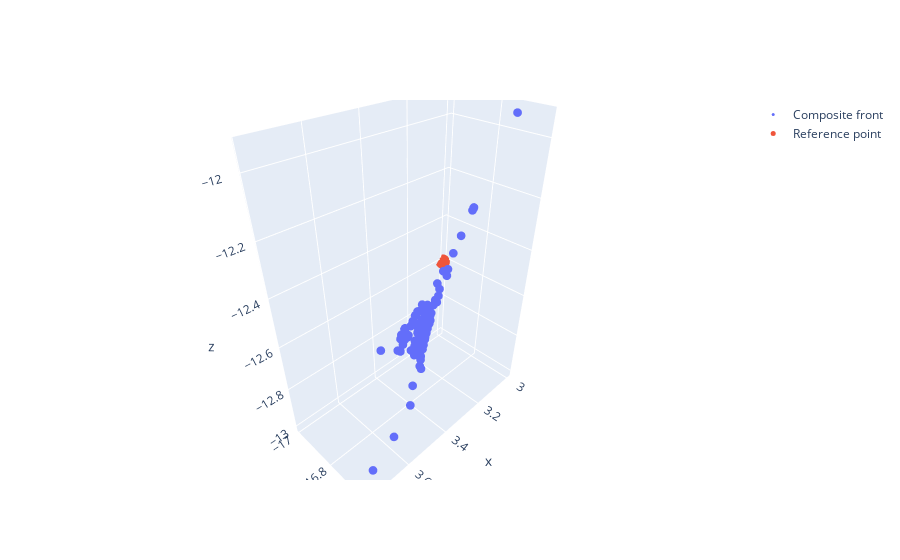

The code cell stored with this chart in its notebook:
### Code cell
rp = gp.generateRP4learning(base)
visualize_3D_front_rp(base.composite_front, rp)
